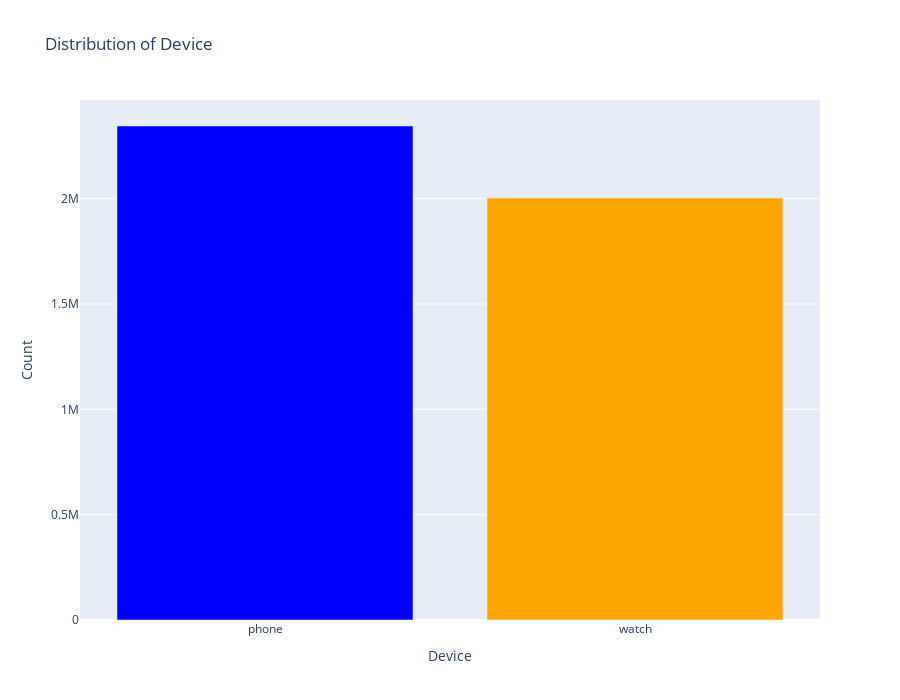

This figure's notebook cell:
### Code cell
categorical_count_list = df["device"].value_counts().keys().tolist()


device_count_arr = df["device"].value_counts().tolist()


# Create a bar chart
fig = go.Figure(data=[go.Bar(x=categorical_count_list, y=device_count_arr, marker_color = ["blue","orange"] )])

# Update layout
fig.update_layout(title='Distribution of Device',
                  xaxis_title='Device',
                  yaxis_title='Count',                  
                  width = 900,
                  height = 700)

# Show the plot
fig.show()

### Figure 1 — Plotly figure (JSON) as saved in the notebook; plotly's stock layout.template omitted (floating-point values rounded to 4 significant figures)
{"data": [{"marker": {"color": ["blue", "orange"]}, "type": "bar", "x": ["phone", "watch"], "y": [2344816, 2003074]}], "layout": {"height": 700, "title": {"text": "Distribution of Device"}, "width": 900, "xaxis": {"title": {"text": "Device"}}, "yaxis": {"title": {"text": "Count"}}}}
